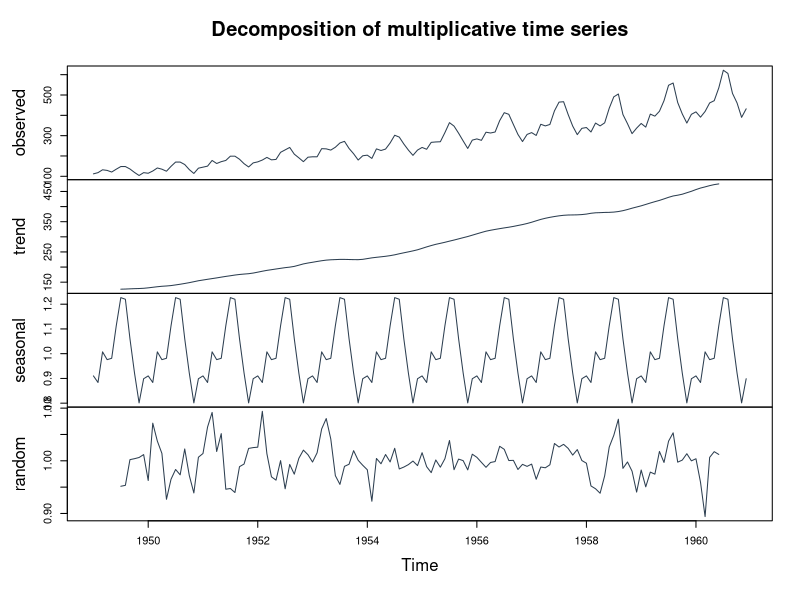
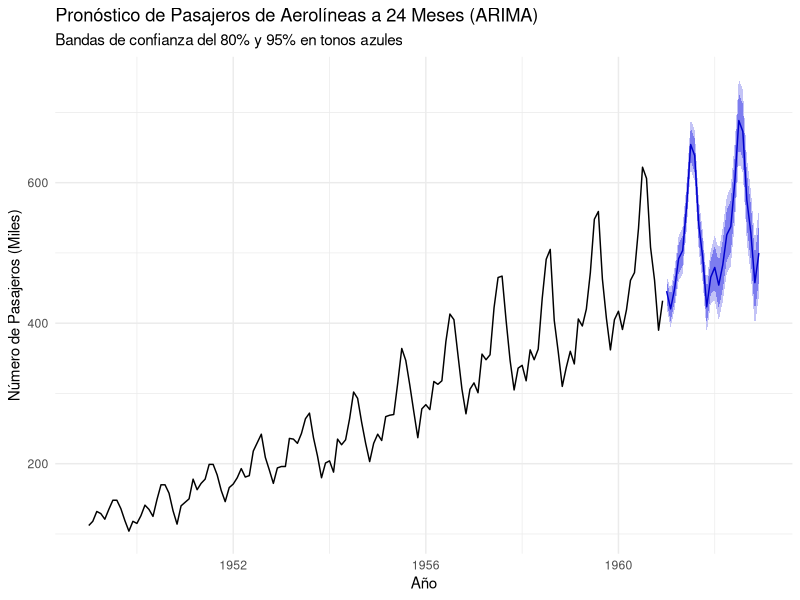

Write R code to recreate these figures, in order.
# ==============================================================================
# 17_pronostico_series_temporales.R: Pronóstico de Series de Tiempo
# ==============================================================================

# 1. Carga de librerías
library(tidyverse)
# Nota: Si no tiene instalado 'forecast', ejecute: install.packages("forecast")
library(forecast)

# 2. Carga y exploración de la serie temporal
# Utilizaremos 'AirPassengers' (Pasajeros mensuales de aerolíneas internacionales, 1949-1960)
data("AirPassengers")
serie_tiempo <- AirPassengers

# 3. Descomposición y Ajuste de Modelos
# Descomposición clásica (Tendencia, Estacionalidad, Residuo)
descomposicion <- decompose(serie_tiempo, type = "multiplicative")
plot(descomposicion, col = "#2c3e50")

# Ajustar un modelo automático ARIMA (Autoregressive Integrated Moving Average)
modelo_arima <- auto.arima(serie_tiempo)
summary(modelo_arima)

# Ajustar un modelo de suavizado exponencial alternativo (ETS)
modelo_ets <- ets(serie_tiempo)
summary(modelo_ets)

# 4. Predicción (Forecast) e Visualización
# Pronóstico a 24 meses vista con el modelo ARIMA
pronostico_arima <- forecast(modelo_arima, h = 24)

# Visualizar el pronóstico usando ggplot2 integrado en forecast
autoplot(pronostico_arima) +
  theme_minimal() +
  labs(title = "Pronóstico de Pasajeros de Aerolíneas a 24 Meses (ARIMA)",
       x = "Año",
       y = "Número de Pasajeros (Miles)",
       subtitle = "Bandas de confianza del 80% y 95% en tonos azules")
